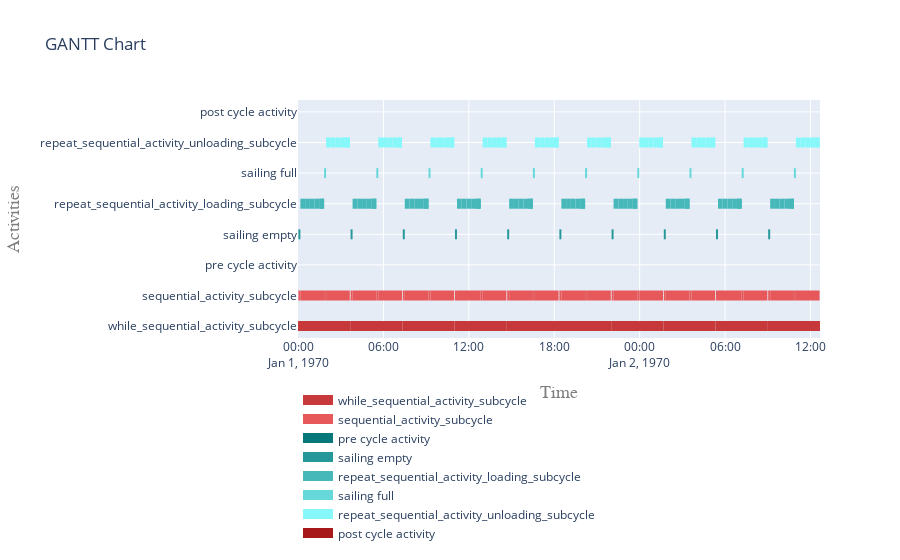

Notebook cell for this chart:
### Markdown cell above
##### 5.2 Visualise gantt charts

### Code cell
plot.get_gantt_chart([while_activity, sequential_activity, *sub_processes])

### Figure 1 — Plotly figure (JSON) as saved in the notebook; plotly's stock layout.template omitted (floating-point values rounded to 4 significant figures; data arrays with more than 128 entries replaced by an {"elided": "..."} marker saying what was removed)
{"data": [{"connectgaps": false, "hoverinfo": "y+name", "line": {"color": "rgb(198,56,58)", "width": 10}, "mode": "lines", "name": "while_sequential_activity_subcycle", "type": "scatter", "x": ["1970-01-01T00:00:00", "1970-01-01T00:00:00", "1970-01-01T03:40:00", "1970-01-01T03:40:00", "1970-01-01T03:40:00", "1970-01-01T03:40:00", "1970-01-01T03:40:00", "1970-01-01T07:20:00", "1970-01-01T07:20:00", "1970-01-01T07:20:00", "1970-01-01T07:20:00", "1970-01-01T07:20:00", "1970-01-01T11:00:00", "1970-01-01T11:00:00", "1970-01-01T11:00:00", "1970-01-01T11:00:00", "1970-01-01T11:00:00", "1970-01-01T14:40:00", "1970-01-01T14:40:00", "1970-01-01T14:40:00", "1970-01-01T14:40:00", "1970-01-01T14:40:00", "1970-01-01T18:20:00", "1970-01-01T18:20:00", "1970-01-01T18:20:00", "1970-01-01T18:20:00", "1970-01-01T18:20:00", "1970-01-01T22:00:00", "1970-01-01T22:00:00", "1970-01-01T22:00:00", "1970-01-01T22:00:00", "1970-01-01T22:00:00", "1970-01-02T01:40:00", "1970-01-02T01:40:00", "1970-01-02T01:40:00", "1970-01-02T01:40:00", "1970-01-02T01:40:00", "1970-01-02T05:20:00", "1970-01-02T05:20:00", "1970-01-02T05:20:00", "1970-01-02T05:20:00", "1970-01-02T05:20:00", "1970-01-02T09:00:00", "1970-01-02T09:00:00", "1970-01-02T09:00:00", "1970-01-02T09:00:00", "1970-01-02T09:00:00", "1970-01-02T12:40:00", "1970-01-02T12:40:00", "1970-01-02T12:40:00", "1970-01-02T09:00:00", "1970-01-02T09:00:00", "1970-01-02T12:40:00", "1970-01-02T12:40:00", "1970-01-02T12:40:00"], "y": ["while_sequential_activity_subcycle", "while_sequential_activity_subcycle", "while_sequential_activity_subcycle", "while_sequential_activity_subcycle", null, "while_sequential_activity_subcycle", "while_sequential_activity_subcycle", "while_sequential_activity_subcycle", "while_sequential_activity_subcycle", null, "while_sequential_activity_subcycle", "while_sequential_activity_subcycle", "while_sequential_activity_subcycle", "while_sequential_activity_subcycle", null, "while_sequential_activity_subcycle", "while_sequential_activity_subcycle", "while_sequential_activity_subcycle", "while_sequential_activity_subcycle", null, "while_sequential_activity_subcycle", "while_sequential_activity_subcycle", "while_sequential_activity_subcycle", "while_sequential_activity_subcycle", null, "while_sequential_activity_subcycle", "while_sequential_activity_subcycle", "while_sequential_activity_subcycle", "while_sequential_activity_subcycle", null, "while_sequential_activity_subcycle", "while_sequential_activity_subcycle", "while_sequential_activity_subcycle", "while_sequential_activity_subcycle", null, "while_sequential_activity_subcycle", "while_sequential_activity_subcycle", "while_sequential_activity_subcycle", "while_sequential_activity_subcycle", null, "while_sequential_activity_subcycle", "while_sequential_activity_subcycle", "while_sequential_activity_subcycle", "while_sequential_activity_subcycle", null, "while_sequential_activity_subcycle", "while_sequential_activity_subcycle", "while_sequential_activity_subcycle", "while_sequential_activity_subcycle", null, "while_sequential_activity_subcycle", "while_sequential_activity_subcycle", "while_sequential_activity_subcycle", "while_sequential_activity_subcycle", null]}, {"connectgaps": false, "hoverinfo": "y+name", "line": {"color": "rgb(230,88,90)", "width": 10}, "mode": "lines", "name": "sequential_activity_subcycle", "type": "scatter", "x": {"elided": "350 str values"}, "y": {"elided": "350 str values"}}, {"connectgaps": false, "hoverinfo": "y+name", "line": {"color": "rgb(6,120,122)", "width": 10}, "mode": "lines", "name": "pre cycle activity", "type": "scatter", "x": ["1970-01-01T00:00:00", "1970-01-01T00:00:00", "1970-01-01T00:01:40", "1970-01-01T00:01:40", "1970-01-01T00:01:40", "1970-01-01T03:40:00", "1970-01-01T03:40:00", "1970-01-01T03:41:40", "1970-01-01T03:41:40", "1970-01-01T03:41:40", "1970-01-01T07:20:00", "1970-01-01T07:20:00", "1970-01-01T07:21:40", "1970-01-01T07:21:40", "1970-01-01T07:21:40", "1970-01-01T11:00:00", "1970-01-01T11:00:00", "1970-01-01T11:01:40", "1970-01-01T11:01:40", "1970-01-01T11:01:40", "1970-01-01T14:40:00", "1970-01-01T14:40:00", "1970-01-01T14:41:40", "1970-01-01T14:41:40", "1970-01-01T14:41:40", "1970-01-01T18:20:00", "1970-01-01T18:20:00", "1970-01-01T18:21:40", "1970-01-01T18:21:40", "1970-01-01T18:21:40", "1970-01-01T22:00:00", "1970-01-01T22:00:00", "1970-01-01T22:01:40", "1970-01-01T22:01:40", "1970-01-01T22:01:40", "1970-01-02T01:40:00", "1970-01-02T01:40:00", "1970-01-02T01:41:40", "1970-01-02T01:41:40", "1970-01-02T01:41:40", "1970-01-02T05:20:00", "1970-01-02T05:20:00", "1970-01-02T05:21:40", "1970-01-02T05:21:40", "1970-01-02T05:21:40", "1970-01-02T09:00:00", "1970-01-02T09:00:00", "1970-01-02T09:01:40", "1970-01-02T09:01:40", "1970-01-02T09:01:40"], "y": ["pre cycle activity", "pre cycle activity", "pre cycle activity", "pre cycle activity", null, "pre cycle activity", "pre cycle activity", "pre cycle activity", "pre cycle activity", null, "pre cycle activity", "pre cycle activity", "pre cycle activity", "pre cycle activity", null, "pre cycle activity", "pre cycle activity", "pre cycle activity", "pre cycle activity", null, "pre cycle activity", "pre cycle activity", "pre cycle activity", "pre cycle activity", null, "pre cycle activity", "pre cycle activity", "pre cycle activity", "pre cycle activity", null, "pre cycle activity", "pre cycle activity", "pre cycle activity", "pre cycle activity", null, "pre cycle activity", "pre cycle activity", "pre cycle activity", "pre cycle activity", null, "pre cycle activity", "pre cycle activity", "pre cycle activity", "pre cycle activity", null, "pre cycle activity", "pre cycle activity", "pre cycle activity", "pre cycle activity", null]}, {"connectgaps": false, "hoverinfo": "y+name", "line": {"color": "rgb(38,152,154)", "width": 10}, "mode": "lines", "name": "sailing empty", "type": "scatter", "x": ["1970-01-01T00:01:40", "1970-01-01T00:01:40", "1970-01-01T00:10:00", "1970-01-01T00:10:00", "1970-01-01T00:10:00", "1970-01-01T03:41:40", "1970-01-01T03:41:40", "1970-01-01T03:50:00", "1970-01-01T03:50:00", "1970-01-01T03:50:00", "1970-01-01T07:21:40", "1970-01-01T07:21:40", "1970-01-01T07:30:00", "1970-01-01T07:30:00", "1970-01-01T07:30:00", "1970-01-01T11:01:40", "1970-01-01T11:01:40", "1970-01-01T11:10:00", "1970-01-01T11:10:00", "1970-01-01T11:10:00", "1970-01-01T14:41:40", "1970-01-01T14:41:40", "1970-01-01T14:50:00", "1970-01-01T14:50:00", "1970-01-01T14:50:00", "1970-01-01T18:21:40", "1970-01-01T18:21:40", "1970-01-01T18:30:00", "1970-01-01T18:30:00", "1970-01-01T18:30:00", "1970-01-01T22:01:40", "1970-01-01T22:01:40", "1970-01-01T22:10:00", "1970-01-01T22:10:00", "1970-01-01T22:10:00", "1970-01-02T01:41:40", "1970-01-02T01:41:40", "1970-01-02T01:50:00", "1970-01-02T01:50:00", "1970-01-02T01:50:00", "1970-01-02T05:21:40", "1970-01-02T05:21:40", "1970-01-02T05:30:00", "1970-01-02T05:30:00", "1970-01-02T05:30:00", "1970-01-02T09:01:40", "1970-01-02T09:01:40", "1970-01-02T09:10:00", "1970-01-02T09:10:00", "1970-01-02T09:10:00"], "y": ["sailing empty", "sailing empty", "sailing empty", "sailing empty", null, "sailing empty", "sailing empty", "sailing empty", "sailing empty", null, "sailing empty", "sailing empty", "sailing empty", "sailing empty", null, "sailing empty", "sailing empty", "sailing empty", "sailing empty", null, "sailing empty", "sailing empty", "sailing empty", "sailing empty", null, "sailing empty", "sailing empty", "sailing empty", "sailing empty", null, "sailing empty", "sailing empty", "sailing empty", "sailing empty", null, "sailing empty", "sailing empty", "sailing empty", "sailing empty", null, "sailing empty", "sailing empty", "sailing empty", "sailing empty", null, "sailing empty", "sailing empty", "sailing empty", "sailing empty", null]}, {"connectgaps": false, "hoverinfo": "y+name", "line": {"color": "rgb(70,184,186)", "width": 10}, "mode": "lines", "name": "repeat_sequential_activity_loading_subcycle", "type": "scatter", "x": {"elided": "300 str values"}, "y": {"elided": "300 str values"}}, {"connectgaps": false, "hoverinfo": "y+name", "line": {"color": "rgb(102,216,218)", "width": 10}, "mode": "lines", "name": "sailing full", "type": "scatter", "x": ["1970-01-01T01:50:00", "1970-01-01T01:50:00", "1970-01-01T01:58:20", "1970-01-01T01:58:20", "1970-01-01T01:58:20", "1970-01-01T05:30:00", "1970-01-01T05:30:00", "1970-01-01T05:38:20", "1970-01-01T05:38:20", "1970-01-01T05:38:20", "1970-01-01T09:10:00", "1970-01-01T09:10:00", "1970-01-01T09:18:20", "1970-01-01T09:18:20", "1970-01-01T09:18:20", "1970-01-01T12:50:00", "1970-01-01T12:50:00", "1970-01-01T12:58:20", "1970-01-01T12:58:20", "1970-01-01T12:58:20", "1970-01-01T16:30:00", "1970-01-01T16:30:00", "1970-01-01T16:38:20", "1970-01-01T16:38:20", "1970-01-01T16:38:20", "1970-01-01T20:10:00", "1970-01-01T20:10:00", "1970-01-01T20:18:20", "1970-01-01T20:18:20", "1970-01-01T20:18:20", "1970-01-01T23:50:00", "1970-01-01T23:50:00", "1970-01-01T23:58:20", "1970-01-01T23:58:20", "1970-01-01T23:58:20", "1970-01-02T03:30:00", "1970-01-02T03:30:00", "1970-01-02T03:38:20", "1970-01-02T03:38:20", "1970-01-02T03:38:20", "1970-01-02T07:10:00", "1970-01-02T07:10:00", "1970-01-02T07:18:20", "1970-01-02T07:18:20", "1970-01-02T07:18:20", "1970-01-02T10:50:00", "1970-01-02T10:50:00", "1970-01-02T10:58:20", "1970-01-02T10:58:20", "1970-01-02T10:58:20"], "y": ["sailing full", "sailing full", "sailing full", "sailing full", null, "sailing full", "sailing full", "sailing full", "sailing full", null, "sailing full", "sailing full", "sailing full", "sailing full", null, "sailing full", "sailing full", "sailing full", "sailing full", null, "sailing full", "sailing full", "sailing full", "sailing full", null, "sailing full", "sailing full", "sailing full", "sailing full", null, "sailing full", "sailing full", "sailing full", "sailing full", null, "sailing full", "sailing full", "sailing full", "sailing full", null, "sailing full", "sailing full", "sailing full", "sailing full", null, "sailing full", "sailing full", "sailing full", "sailing full", null]}, {"connectgaps": false, "hoverinfo": "y+name", "line": {"color": "rgb(134,248,250)", "width": 10}, "mode": "lines", "name": "repeat_sequential_activity_unloading_subcycle", "type": "scatter", "x": {"elided": "300 str values"}, "y": {"elided": "300 str values"}}, {"connectgaps": false, "hoverinfo": "y+name", "line": {"color": "rgb(166,24,26)", "width": 10}, "mode": "lines", "name": "post cycle activity", "type": "scatter", "x": ["1970-01-01T03:38:20", "1970-01-01T03:38:20", "1970-01-01T03:40:00", "1970-01-01T03:40:00", "1970-01-01T03:40:00", "1970-01-01T07:18:20", "1970-01-01T07:18:20", "1970-01-01T07:20:00", "1970-01-01T07:20:00", "1970-01-01T07:20:00", "1970-01-01T10:58:20", "1970-01-01T10:58:20", "1970-01-01T11:00:00", "1970-01-01T11:00:00", "1970-01-01T11:00:00", "1970-01-01T14:38:20", "1970-01-01T14:38:20", "1970-01-01T14:40:00", "1970-01-01T14:40:00", "1970-01-01T14:40:00", "1970-01-01T18:18:20", "1970-01-01T18:18:20", "1970-01-01T18:20:00", "1970-01-01T18:20:00", "1970-01-01T18:20:00", "1970-01-01T21:58:20", "1970-01-01T21:58:20", "1970-01-01T22:00:00", "1970-01-01T22:00:00", "1970-01-01T22:00:00", "1970-01-02T01:38:20", "1970-01-02T01:38:20", "1970-01-02T01:40:00", "1970-01-02T01:40:00", "1970-01-02T01:40:00", "1970-01-02T05:18:20", "1970-01-02T05:18:20", "1970-01-02T05:20:00", "1970-01-02T05:20:00", "1970-01-02T05:20:00", "1970-01-02T08:58:20", "1970-01-02T08:58:20", "1970-01-02T09:00:00", "1970-01-02T09:00:00", "1970-01-02T09:00:00", "1970-01-02T12:38:20", "1970-01-02T12:38:20", "1970-01-02T12:40:00", "1970-01-02T12:40:00", "1970-01-02T12:40:00"], "y": ["post cycle activity", "post cycle activity", "post cycle activity", "post cycle activity", null, "post cycle activity", "post cycle activity", "post cycle activity", "post cycle activity", null, "post cycle activity", "post cycle activity", "post cycle activity", "post cycle activity", null, "post cycle activity", "post cycle activity", "post cycle activity", "post cycle activity", null, "post cycle activity", "post cycle activity", "post cycle activity", "post cycle activity", null, "post cycle activity", "post cycle activity", "post cycle activity", "post cycle activity", null, "post cycle activity", "post cycle activity", "post cycle activity", "post cycle activity", null, "post cycle activity", "post cycle activity", "post cycle activity", "post cycle activity", null, "post cycle activity", "post cycle activity", "post cycle activity", "post cycle activity", null, "post cycle activity", "post cycle activity", "post cycle activity", "post cycle activity", null]}], "layout": {"hovermode": "closest", "legend": {"orientation": "h", "x": 0, "y": -0.2}, "title": {"text": "GANTT Chart"}, "xaxis": {"range": ["1970-01-01T00:00:00", "1970-01-02T12:40:00"], "title": {"font": {"color": "#7f7f7f", "family": "Courier New, monospace", "size": 18}, "text": "Time"}}, "yaxis": {"title": {"font": {"color": "#7f7f7f", "family": "Courier New, monospace", "size": 18}, "text": "Activities"}}}}
